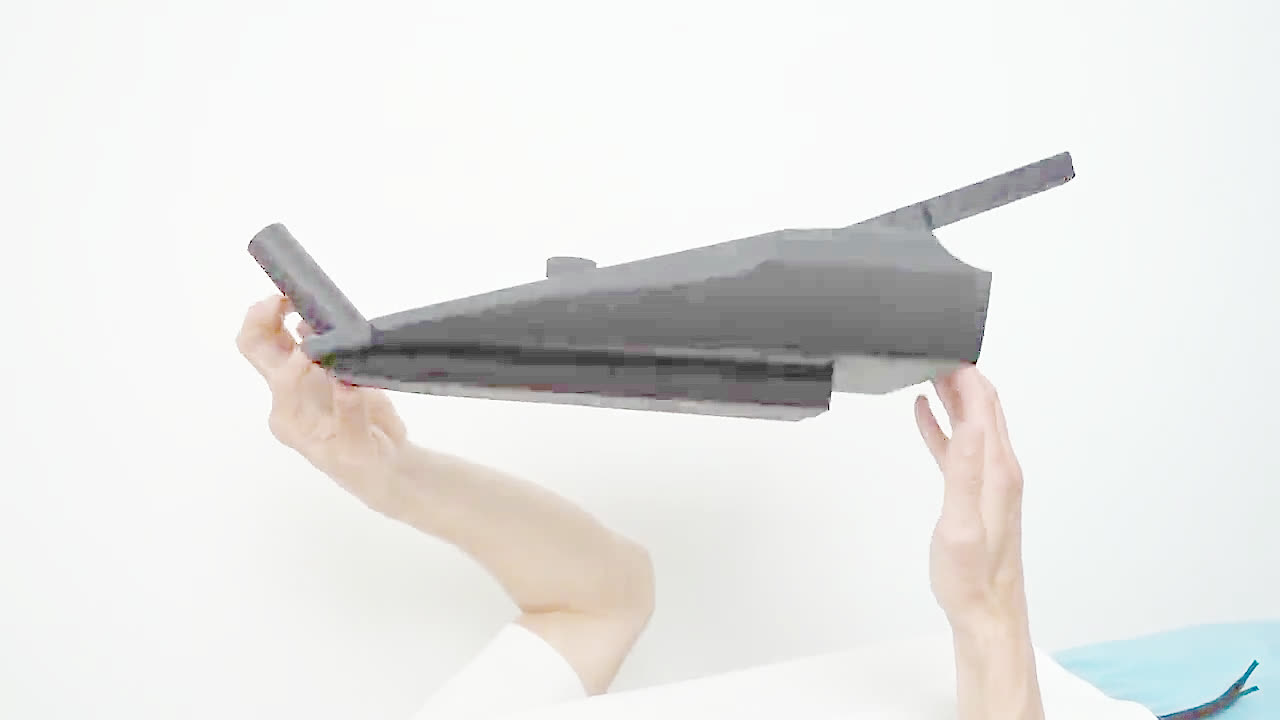
#> input picture viewer/ref/lato.jpg, 1280 x 720 px; its folder holds 3 pictures in this run
$ python trace.py
#> lines starting #> are read from the running program, lines starting #| are printed output that depends on the picture; after the words box and inside, x2 and y2 are one past the last pixel; in counts of white or black regions, pixels touching at a corner belong together
#> in trace, img is the input picture: shape (720, 1280, 3); mean B, G, R 228.8, 230.5, 230.6
"""Contorni reali dai frame del video (viewer/ref/*.jpg) -> viewer/draw/trace_<vista>.json.

Segmenta il pezzo (grigio scuro, poco saturo) da sfondo e mani, prende il contorno più grande
e lo porta in mm con la stessa trasformazione a due punti usata dal visualizzatore (REFS).
Coordinate come drawings.py: lato x=Y, y=-Z; alto/sotto x=X, y=Y.
"""
import json
import math
import sys
from pathlib import Path

import cv2
import numpy as np

ROOT = Path(__file__).parent
REF = ROOT / "viewer" / "ref"
OUT = ROOT / "viewer" / "draw"

# punti foto (px) -> disegno (mm): punta e coda del vassoio. Tenere allineato con REFS in viewer/index.html
ANCHORS = {
    "lato": ((330, 345), (0, 0), (985, 343), (360, 0)),
    "alto": ((407, 270), (0, 0), (397, 890), (0, 360)),
    "sotto": ((459, 295), (0, 0), (409, 945), (0, 360)),
}


def similarity(p1, q1, p2, q2):
    dp = np.subtract(p2, p1); dq = np.subtract(q2, q1)
    s = np.hypot(*dq) / np.hypot(*dp)
    th = math.atan2(dq[1], dq[0]) - math.atan2(dp[1], dp[0])
    R = s * np.array([[math.cos(th), -math.sin(th)], [math.sin(th), math.cos(th)]])
    return lambda pts: (np.asarray(pts, float) - p1) @ R.T + q1


# soglie (luminosità max, saturazione max) per vista: sotto ha zone del pezzo più chiare
THRESH = {"lato": (175, 70), "alto": (175, 70), "sotto": (222, 28)}


def mask_of(img, view):
#> called with view = 'lato'
    hsv = cv2.cvtColor(img, cv2.COLOR_BGR2HSV)
#> hsv: shape (720, 1280, 3); mean H, S, V 41.2, 6, 232.5
    vmax, smax = THRESH[view]
    m = ((hsv[..., 2] < vmax) & (hsv[..., 1] < smax)).astype(np.uint8) * 255
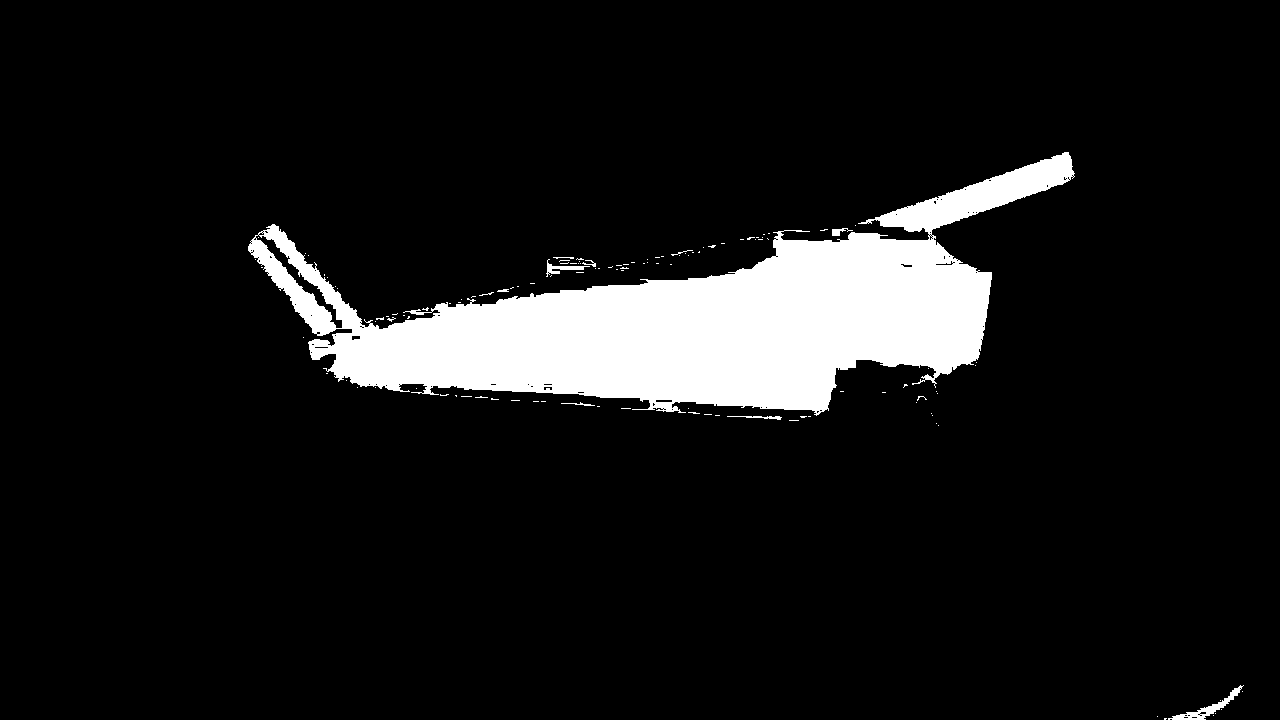
#> m: shape (720, 1280); 9.1% white; 123 white regions (113 under 20 px), largest, box (x1, y1, x2, y2) and area: (248, 152, 1075, 416) 82580, (1168, 685, 1244, 720) 510, (546, 259, 590, 277) 210
    k = cv2.getStructuringElement(cv2.MORPH_ELLIPSE, (7, 7))
    m = cv2.morphologyEx(m, cv2.MORPH_OPEN, k)
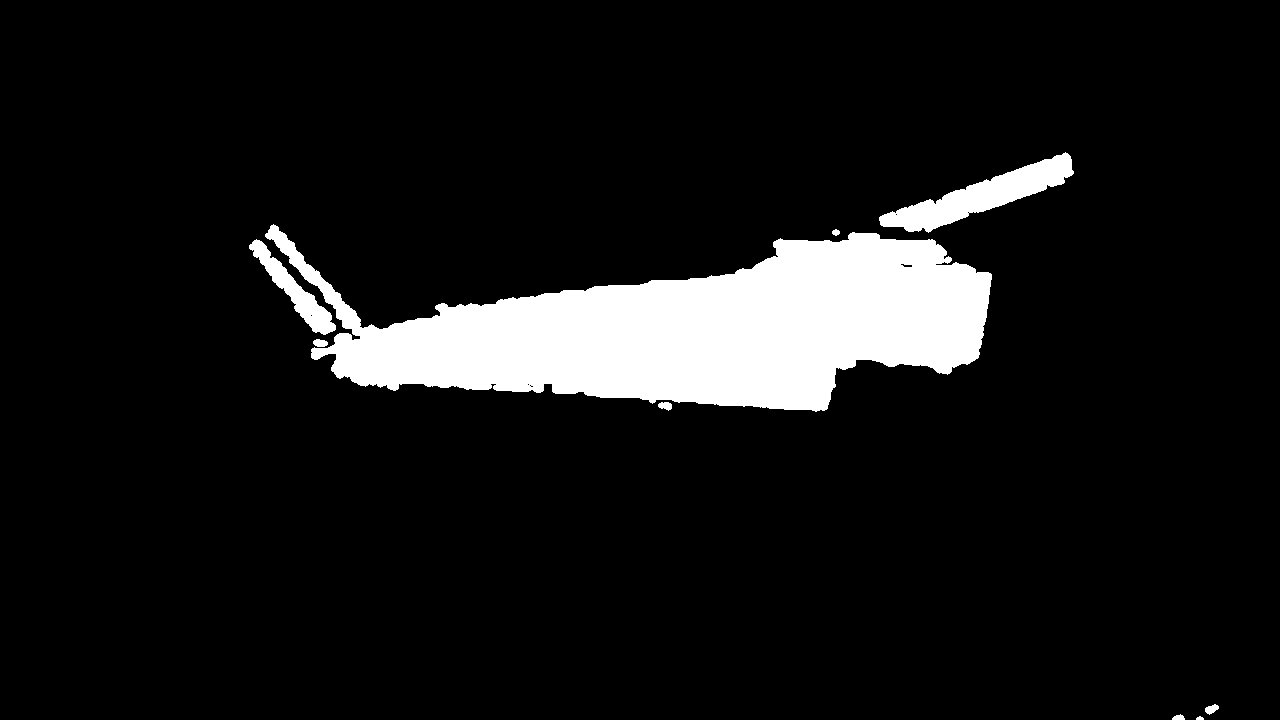
#> m: shape (720, 1280); 8.8% white; 9 white regions, largest, box (x1, y1, x2, y2) and area: (265, 224, 992, 412) 73424, (879, 152, 1074, 233) 5275, (249, 239, 336, 335) 2060
    m = cv2.morphologyEx(m, cv2.MORPH_CLOSE, cv2.getStructuringElement(cv2.MORPH_ELLIPSE, (15, 15)))
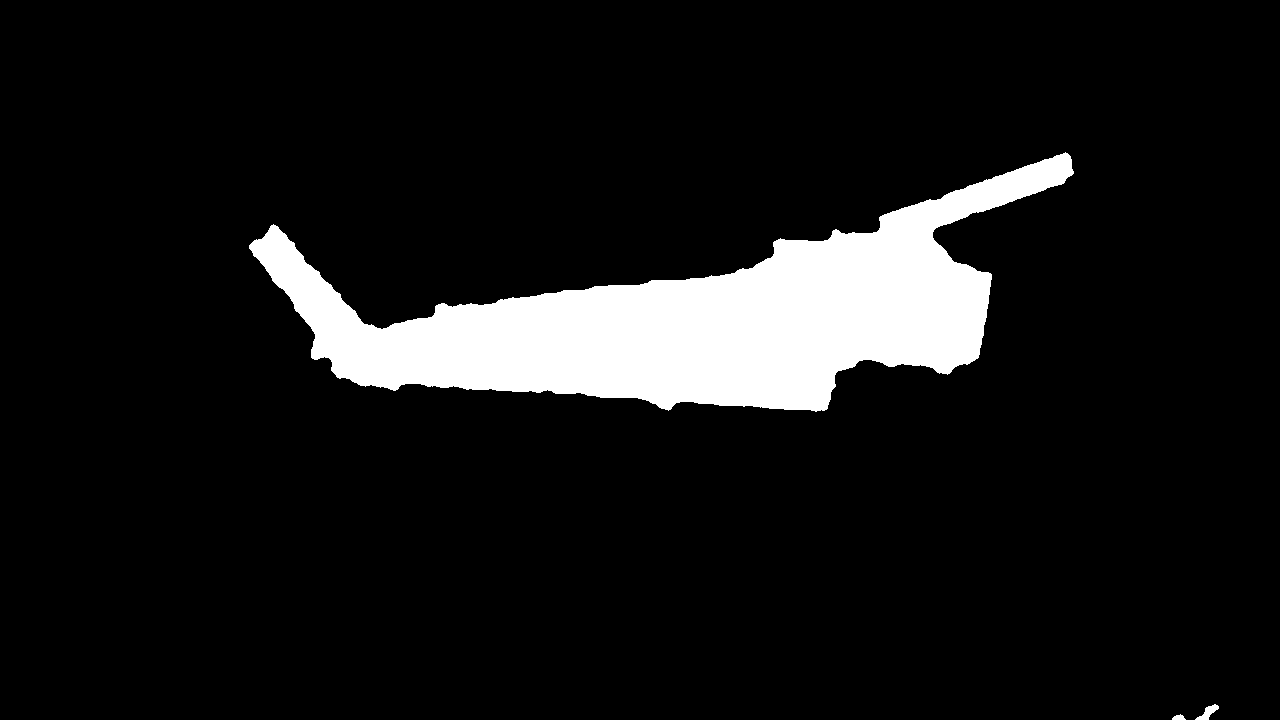
#> m: shape (720, 1280); 9.1% white; 3 white regions
    return m


def trace(view, debug_dir=None):
    img = cv2.imread(str(REF / f"{view}.jpg"))
    m = mask_of(img, view)
    cs, _ = cv2.findContours(m, cv2.RETR_EXTERNAL, cv2.CHAIN_APPROX_NONE)
#> cs = 3 contours; box (x1, y1, x2, y2) and area: (249, 152, 1074, 412) 82646, (1195, 704, 1219, 720) 136, (1172, 714, 1186, 720) 41
    c = max(cs, key=cv2.contourArea)
#> c = contour of 2022 points, box (x1, y1, x2, y2) (249, 152, 1074, 412), area 82646
    c = cv2.approxPolyDP(c, 1.5, True)[:, 0, :]
#> c = 136 pairs, first value 249 to 1073, second value 152 to 411
    f = similarity(*ANCHORS[view])
    pts = f(c)
#> pts = 136 pairs, first value -44.36 to 408.7, second value -104.8 to 37.09
    if debug_dir:
        dbg = img.copy()
        cv2.drawContours(dbg, [c.reshape(-1, 1, 2)], -1, (0, 0, 255), 3)
        cv2.imwrite(str(Path(debug_dir) / f"trace_{view}.jpg"), dbg)
    return pts


def main(debug_dir=None):
    for v in ANCHORS:
        pts = trace(v, debug_dir)
        (OUT / f"trace_{v}.json").write_text(json.dumps({"pts": np.round(pts, 2).tolist()}))
        print(v, len(pts), "punti", np.round(pts.min(0), 1), np.round(pts.max(0), 1))
#| lato 136 punti [ -44.4 -104.8] [408.7  37.1]
#> pass 2 of the loop in main, `for v in ANCHORS:`:
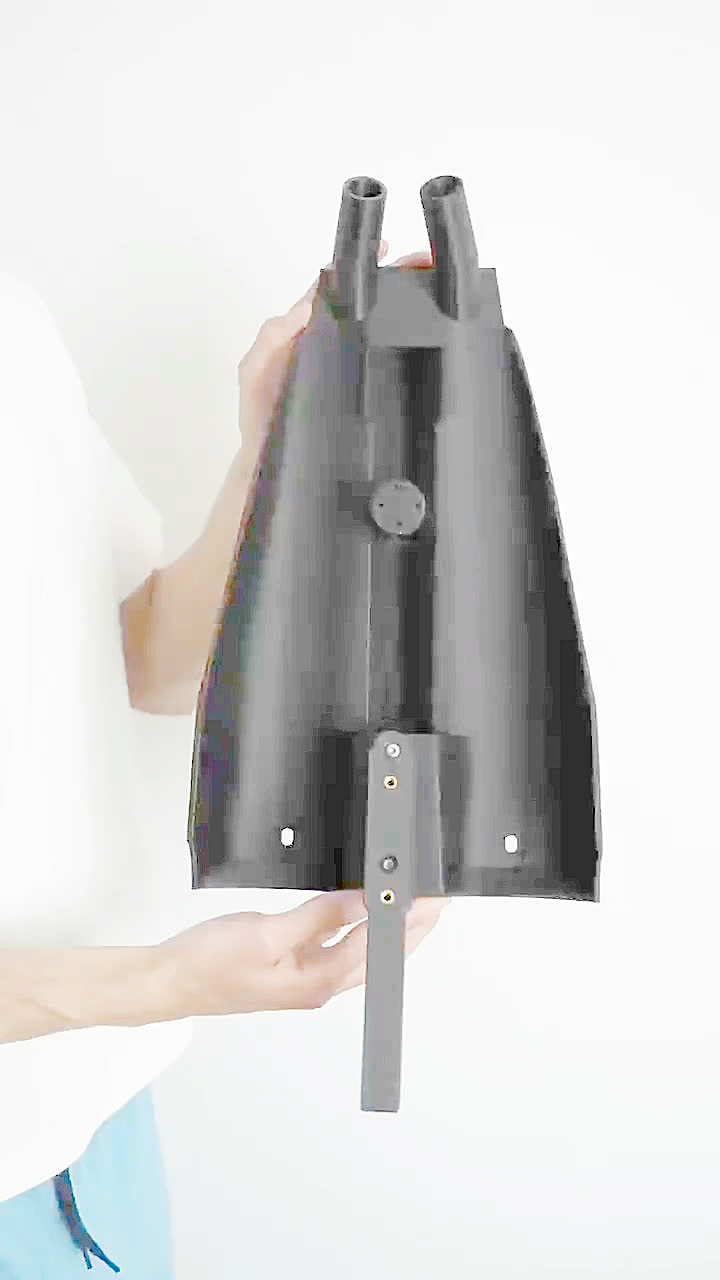
#> input picture viewer/ref/alto.jpg, 720 x 1280 px
#> in trace, img is the input picture: shape (1280, 720, 3); mean B, G, R 212.7, 213.7, 213.8
#> in mask_of (call 2), `m = ((hsv[..., 2] < vmax) & (hsv[..., 1] < smax)).astype(np.uint8) * 255`:
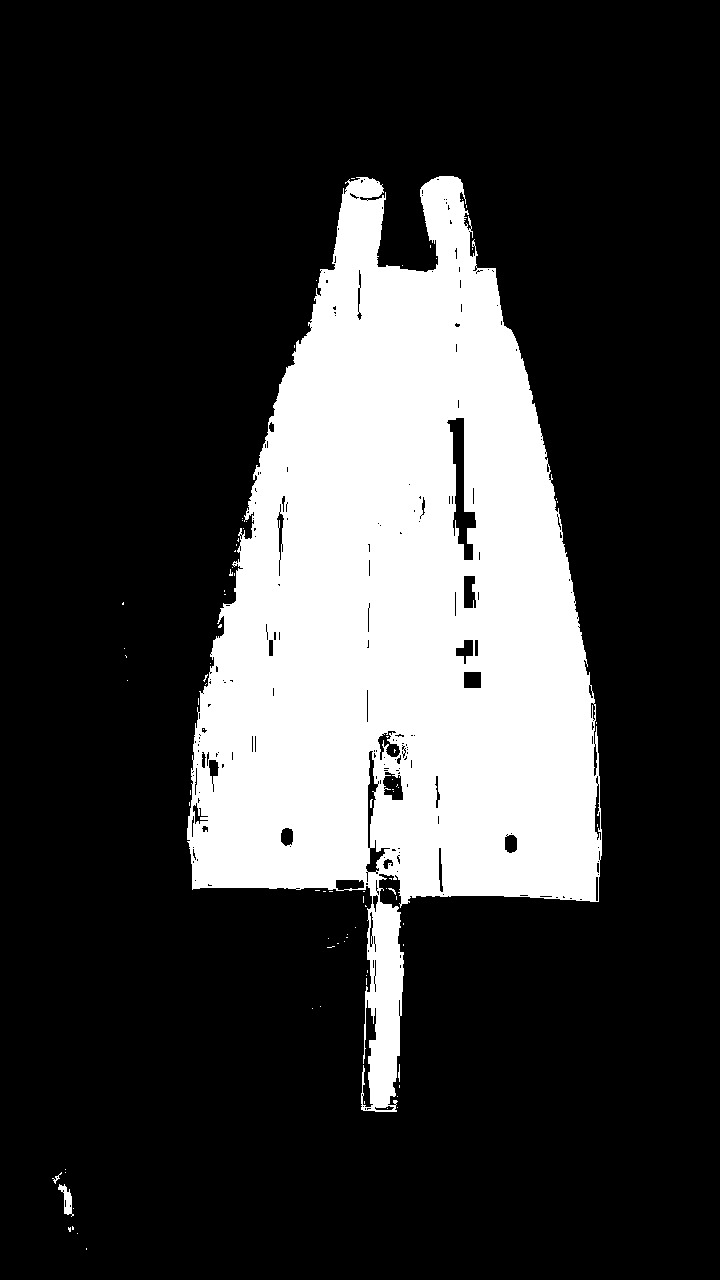
#> m: shape (1280, 720); 22.9% white; 85 white regions (81 under 20 px), largest, box (x1, y1, x2, y2) and area: (187, 176, 602, 1112) 210629, (58, 1184, 74, 1217) 223, (52, 1172, 62, 1184) 31, (398, 1064, 400, 1082) 24
#> in mask_of (call 2), `m = cv2.morphologyEx(m, cv2.MORPH_CLOSE, cv2.getStructuringElement(cv2..`:
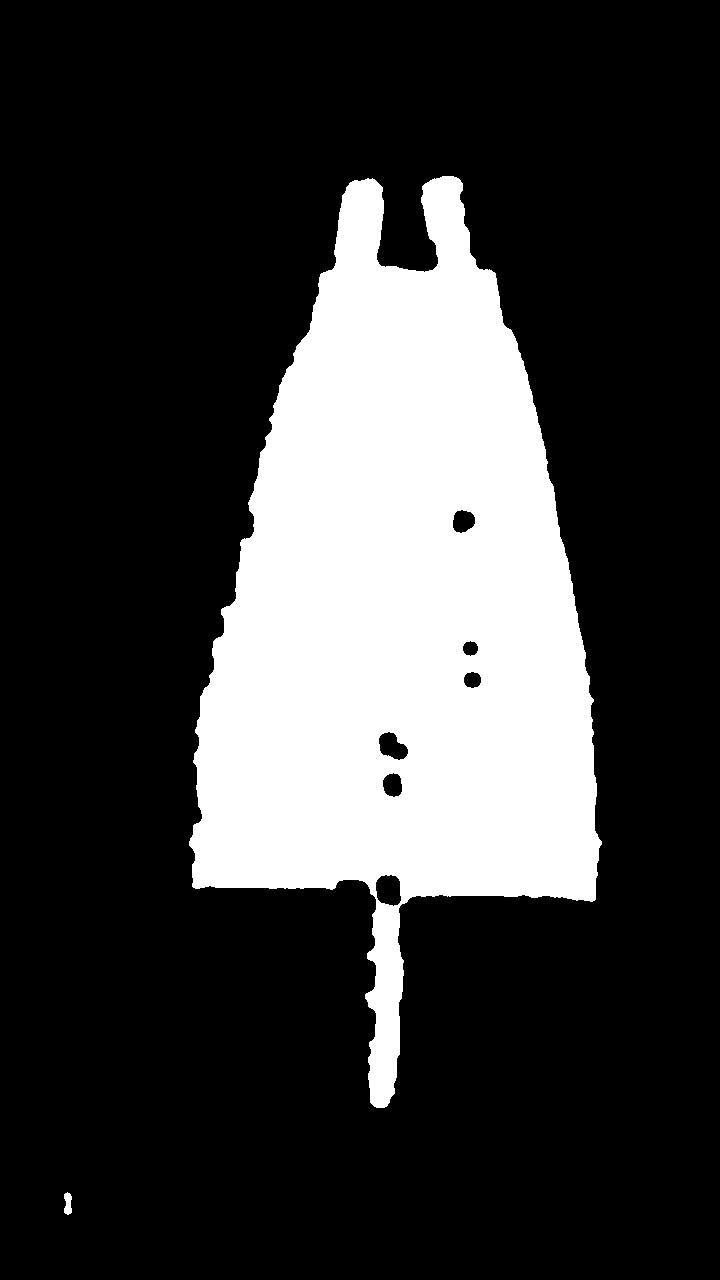
#> m: shape (1280, 720); 23.1% white; 2 white regions
#> cs = 2 contours; box (x1, y1, x2, y2) and area: (189, 176, 602, 1108) 213369, (64, 1192, 72, 1215) 116
#> in trace (call 2), `c = max(cs, key=cv2.contourArea)`: c = contour of 2568 points, box (x1, y1, x2, y2) (189, 176, 602, 1108), area 213369
#> in trace (call 2), `c = cv2.approxPolyDP(c, 1.5, True)[:, 0, :]`: c = 177 pairs, first value 189 to 601, second value 176 to 1107
#> in trace (call 2), `pts = f(c)`: pts = 177 pairs, first value -121.2 to 118, second value -55 to 486.2
#| alto 177 punti [-121.2  -55. ] [118.  486.2]


if __name__ == "__main__":
    main(sys.argv[1] if len(sys.argv) > 1 else None)
